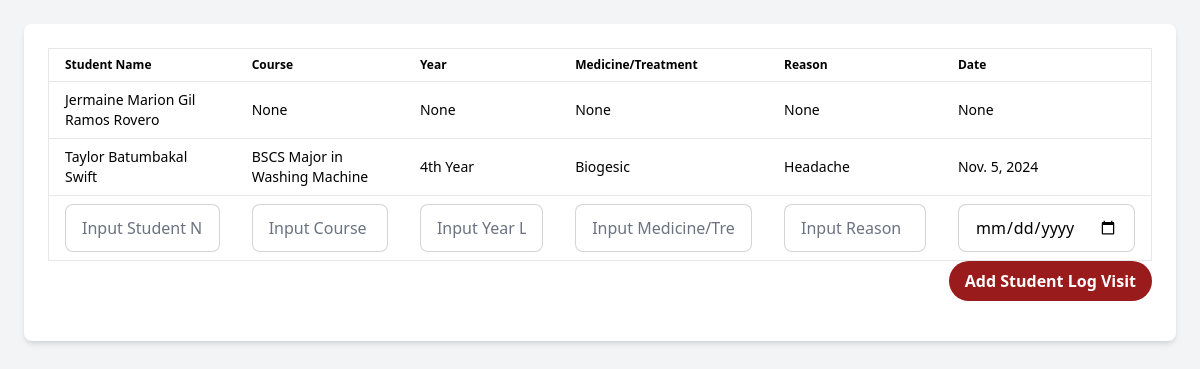
/users/admin/student_log_visit (signed in), run on the app's committed database.
### users/models.py (models this page shows, shortened)
class EucStudents(models.Model):
  id = models.UUIDField(primary_key=True, default=uuid.uuid4, editable=False)
  user = models.ForeignKey(EucUsers, on_delete=models.CASCADE)
  age = models.IntegerField(null=False, blank=False, default=0)
  sex = models.CharField(max_length=20, choices=EucUsers.SEX_CHOICES, null=True, blank=True)
  date_of_exam = models.DateField(null=True, blank=True)
  address = models.CharField(max_length=150, null=True, blank=True)
  date_of_birth = models.DateField(null=True, blank=True)
  contact_number = models.IntegerField(null=True, blank=True)
  status = models.CharField(max_length=50, null=True, blank=True)
  fathers_name = models.CharField(max_length=50, null=True, blank=True)
  fathers_contact = models.IntegerField(null=True, blank=True)
  fathers_occupation = models.CharField(max_length=150, null=True, blank=True)
  mothers_name = models.CharField(max_length=50, null=True, blank=True)
  mothers_contact = models.IntegerField(null=True, blank=True)
  mothers_occupation = models.CharField(max_length=150, null=True, blank=True)
  medical_history = models.CharField(max_length=255, null=True, blank=True)
  height = models.CharField(max_length=30, null=True, blank=True)
  weight = models.CharField(max_length=30, null=True, blank=True)
  bmi = models.DecimalField(max_digits=4, decimal_places=2, null=True, blank=True)
  eyes_vision_right = models.CharField(max_length=50, null=True, blank=True)
  eyes_vision_left = models.CharField(max_length=50, null=True, blank=True)
  ears_vision_right = models.CharField(max_length=50, null=True, blank=True)
  ears_vision_left = models.CharField(max_length=50, null=True, blank=True)
  skin = models.CharField(max_length=50, null=True, blank=True)
  mouth = models.CharField(max_length=50, null=True, blank=True)
  nose = models.CharField(max_length=50, null=True, blank=True)
  bp = models.CharField(max_length=50, null=True, blank=True)
  rate = models.CharField(max_length=50, null=True, blank=True)
  lungs = models.CharField(max_length=50, null=True, blank=True)
  abdomen = models.CharField(max_length=50, null=True, blank=True)
  remarks = models.CharField(max_length=255, null=True, blank=True)
  course = models.CharField(max_length=150, null=True, blank=True)
  year_level = models.CharField(max_length=30, null=True, blank=True)
  medicine_treatment = models.CharField(max_length=100, null=True, blank=True)
  reason = models.CharField(max_length=150, null=True, blank=True)
  date_of_visit = models.DateField(null=True, blank=True)

class EucUsers(AbstractUser):
  SEX_CHOICES = (
    ("default", "Choose not to say"),
    ("male", "Male"),
    ("female", "Female")
  )
  middle_name = models.CharField(max_length=50, null=False, blank=False)
  @property
  def full_name(self):
    return f"{self.first_name} {self.middle_name or ''} {self.last_name}"

### users/views.py (the view, shortened to what this page needs)
# urls.py: path("admin/student_log_visit", views.admin_student_log_visit, name="admin_student_log_visit"),
@admin_required
def admin_student_log_visit(request):
  students = EucStudents.objects.all()
  context = {
    "students": students
  }
  return render(request, "users/admin/student_log_visit.html", context)

### users/templates/users/admin/student_log_visit.html (shortened to what this page needs)
{% extends "layout.html" %}
{% load static tailwind_tags %}
{% load component_tags %}
{% load static %}
{% block main %}
  <div class="flex min-h-screen bg-gray-100">
    <main class="flex-1 p-6">
      <div class="bg-white rounded-lg shadow-md p-6">
        <form method="POST" action="{% url 'users:admin_student_log_visit' %}" class="overflow-x-auto">
          <table class="table w-full border border-gray-200">
            <thead>
              <tr>
                <th class="px-4 py-2 border-b text-left text-black font-semibold">Student Name</th>
                <th class="px-4 py-2 border-b text-left text-black font-semibold">Course</th>
                <th class="px-4 py-2 border-b text-left text-black font-semibold">Year</th>
                <th class="px-4 py-2 border-b text-left text-black font-semibold">Medicine/Treatment</th>
                <th class="px-4 py-2 border-b text-left text-black font-semibold">Reason</th>
                <th class="px-4 py-2 border-b text-left text-black font-semibold">Date</th>
              </tr>
            </thead>
            <tbody>
              {% for student in students %}
                <tr class="hover:bg-gray-50">
                  <td class="px-4 py-2 border-b text-black">{{ student.user.full_name }}</td>
                  <td class="px-4 py-2 border-b text-black">{{ student.course }}</td>
                  <td class="px-4 py-2 border-b text-black">{{ student.year_level }}</td>
                  <td class="px-4 py-2 border-b text-black">{{ student.medicine_treatment }}</td>
                  <td class="px-4 py-2 border-b text-black">{{ student.reason }}</td>
                  <td class="px-4 py-2 border-b text-black">{{ student.date_of_visit }}</td>
                </tr>
              {% endfor %}
              <tr class="hover:bg-gray-50">
                <td class="px-4 py-2 border-b text-black">
                  <input type="text" name="student_name" placeholder="Input Student Name or Full Name" class="input input-bordered bg-white w-full">
                </td>
                <td class="px-4 py-2 border-b text-black">
                  <input type="text" name="course" placeholder="Input Course" class="input input-bordered bg-white w-full">
                </td>
                <td class="px-4 py-2 border-b text-black">
                  <input type="text" name="year_level" placeholder="Input Year Level" class="input input-bordered bg-white w-full">
                </td>
                <td class="px-4 py-2 border-b text-black">
                  <input type="text" name="medicine_treatment" placeholder="Input Medicine/Treatment" class="input input-bordered bg-white w-full">
                </td>
                <td class="px-4 py-2 border-b text-black">
                  <input type="text" name="reason" placeholder="Input Reason" class="input input-bordered bg-white w-full">
                </td>
                <td class="px-4 py-2 border-b text-black">
                  <input type="date" name="date_of_visit" class="input input-bordered bg-white w-full">
                </td>
              </tr>
          </table>
          <div class="flex justify-end mb-4">
            <button type="submit" class="bg-red-800 hover:bg-red-900 text-white font-semibold py-2 px-4 rounded-full">Add Student Log Visit</button>
          </div>
        </form>
      </div>
    </main>
  </div>
{% endblock main %}

### data on the page
EucStudents: user.full_name "Jermaine Marion Gil Ramos Rovero", course "None", year_level "None", medicine_treatment "None", reason "None", date_of_visit "None"
EucStudents: user.full_name "Taylor Batumbakal Swift", course "BSCS Major in Washing Machine", year_level "4th Year", medicine_treatment "Biogesic", reason "Headache", date_of_visit "Nov. 5, 2024"
